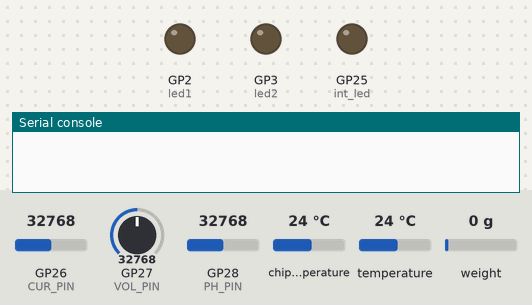
A program run on a simulated Raspberry Pi Pico running MicroPython. On the bench: output pins drawn as LEDs (lit = HIGH), the last lines printed to the serial console. Inputs (shaded band) come from the test bench; at power-on: GP26 (CUR_PIN) = 32768, GP27 (VOL_PIN) = 32768, GP28 (PH_PIN) = 32768, chip temperature 24 °C, temperature 24 °C, weight on the scale 0 g (analog values on the 0–65535 scale). WiFi joins after 1.5 s; web requests get an empty 200 reply after 0.4 s.

Above: at 0.1 s.
At 0.5 s:
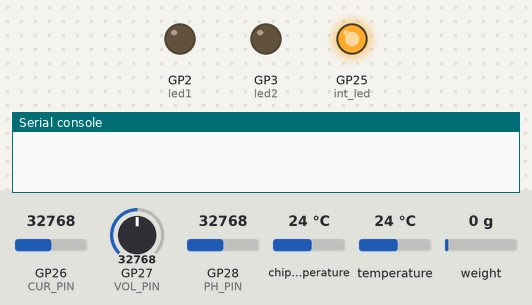
At 8.25 s:
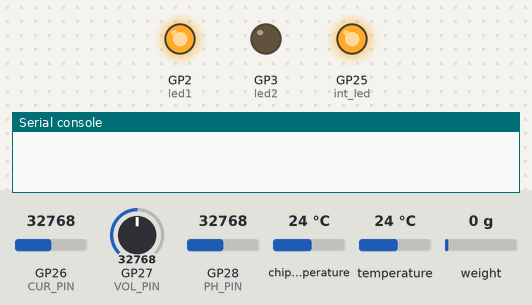
At 22.2 s:
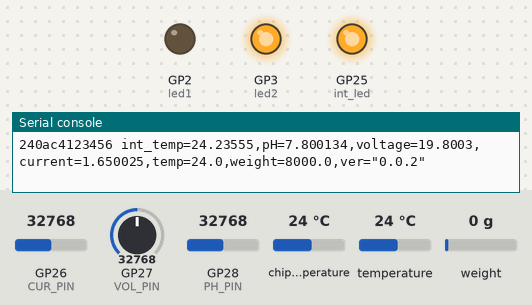
Timing chart, 0 to 23.7 s (numbered marks = the images above):
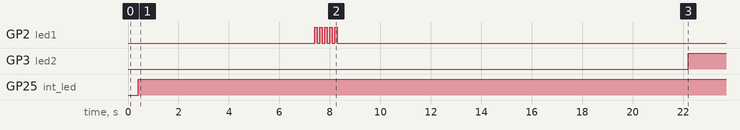

Measured:
- by itself, GP2 (led1): LOW → HIGH at 7.4 s, → LOW 0.10 s later, → HIGH 0.10 s later, → LOW 0.10 s later, … (10 changes in this stretch)
- by itself, GP3 (led2): LOW → HIGH at 22.2 s
- by itself, GP25 (int_led): LOW → HIGH at 0.40 s

The program:

RPIoTlogger.py
```python
import binascii
import time

import machine
import network
import requests
from hx711 import *

from config import *

app = "atsuyaw/RPIoTlogger"
ver = "0.0.2"

int_led = machine.Pin("LED", machine.Pin.OUT)

int_led.off()
led1.off()
led2.off()


def blink(led, sig, dur):
    for i in range(2 * sig):
        led.toggle()
        time.sleep(dur)


wlan = network.WLAN(network.STA_IF)


def connect():
    wlan.deinit()
    time.sleep(3)
    wlan.active(True)
    time.sleep(3)
    wlan.connect(ssid=SSID, key=PASSWORD)
    time.sleep(1)

    while not wlan.isconnected() and wlan.status() >= 0:
        blink(led1, 5, 0.1)
        print("Waiting to connect:")
        time.sleep(5)
    s = wlan.status()
    print(s)
    print(wlan.ifconfig())
    return s


def getMac():
    rawMac = wlan.config("mac")
    MAC = str(binascii.hexlify(rawMac), "utf-8")
    return MAC


MAC = getMac()


hx = hx711(machine.Pin(18), machine.Pin(19))
hx.set_power(hx711.power.pwr_up)
hx.set_gain(hx711.gain.gain_128)
hx.set_power(hx711.power.pwr_down)
hx711.wait_power_down()
hx.set_power(hx711.power.pwr_up)
hx711.wait_settle(hx711.rate.rate_10)


def get_raw_hx():
    raw_hx = hx.get_value()
    if raw_hx := hx.get_value_timeout(250000):
        return raw_hx
    if raw_hx := hx.get_value_noblock():
        return raw_hx


def avg(ins, lim, dur):
    r = []
    for i in range(lim):
        r.append(ins)
        time.sleep(dur)
    try:
        avg = sum(r) / len(r)
        return avg
    except IndexError:
        return


import ds18x20
import onewire


def get_onetemp(ins):
    ow = onewire.OneWire(ins)  #  1-Wire path
    ds = ds18x20.DS18X20(ow)  #  ds18x20 class instance
    roms = ds.scan()  #  64bit roms <class 'list'>
    try:
        rom = roms[0]  #  Set [0] because there is only DS18B20 for 1-Wire
        temp = ds.convert_temp()  #  Store temp datum in the scratchpad
        time.sleep(1)
        temp = ds.read_temp(rom)  #  Get Celsius temp
        return temp
    except IndexError:
        return None


def meas_adc(ins):
    volt = ins.read_u16() / 65535 * 3.3
    return volt


ENDPOINT = f"http://{REMOTE}/api/v2/write?orgID={ORG_ID}&bucket={BUCKET}"
HEADER = {
    "Authorization": f"Token {ACCESS_TOKEN}",
    "Content-Type": "text/plain; charset=utf-8",
    "Accept": "application/json",
}


def post(data):
    body = f"{MAC} {data}"
    print(body)
    res = requests.post(
        ENDPOINT, headers=HEADER, data=f"{body}", timeout=30
    )  #  API POST postAPI('temp',HOST','temp=35')
    code = res.status_code
    text = res.text
    res.close()
    if code >= 400:
        print(text)
        raise RuntimeError(code)
    else:
        return code


# TODO: Switch for behavior
# sw1.value() == 1

while True:
    int_led.on()
    led1.off()
    led2.off()
    while not wlan.isconnected():
        connect()
        time.sleep(5)

    if raw_int_temp := 27 - (meas_adc(INT_TEMP_PIN) - 0.706) / 0.001721:
        dec_int_temp = "int_temp=" + f"{avg(raw_int_temp, 5, 0.01)},"
    else:
        dec_int_temp = ""
    ph = avg(meas_adc(PH_PIN), 5, 0.1) * PH_COEFF + PH_BASE
    dec_ph = "pH=" + f"{ph},"
    vol = avg(meas_adc(VOL_PIN), 5, 0.1) * VOL_RES2 / (VOL_RES1 + VOL_RES2) * VOL_MAX
    dec_vol = "voltage=" + f"{vol},"
    cur = avg(meas_adc(CUR_PIN), 5, 0.1) * CUR_RES2 / (CUR_RES1 + CUR_RES2) * CUR_MAX
    dec_cur = "current=" + f"{cur},"
    if raw_temp := get_onetemp(ONETEMP_PIN):
        dec_temp = "temp=" + f"{avg(raw_temp, 5, 0)},"
    else:
        dec_temp = ""
    if raw_weight := get_raw_hx():
        weight = (get_raw_hx() * 0.00186277 + 1008.6124) / 1000
        dec_weight = "weight=" + f"{avg(raw_weight,5,0.1)},"
    else:
        dec_weight = ""

    data = (
        dec_int_temp
        + dec_ph
        + dec_vol
        + dec_cur
        + dec_temp
        + dec_weight
        # + f'app="{app}",'
        + f'ver="{ver}"'
    )
    try:
        post(data)
        led2.on()
    except RuntimeError as e:
        led1.on()
        print(e)
    except OSError as e:
        print(f"OSError: " + f"{e}")
        led1.on()
    finally:
        time.sleep(60)
```

config.py
```python
import machine

led1 = machine.Pin(2, machine.Pin.OUT)
led2 = machine.Pin(3, machine.Pin.OUT)
sw1 = machine.Pin(10, machine.Pin.IN, machine.Pin.PULL_UP)

INT_TEMP_PIN = machine.ADC(4)

PH_PIN = machine.ADC(28)  # for pH meas
PH_SPAN = 16  # max pH
PH_BASE = -1  # min pH
PH_REC_RANGE = 20 * pow(10, -3)  # mA
PH_SHUNT_RES = 150  # ohm
PH_COEFF = PH_SPAN / (PH_REC_RANGE * PH_SHUNT_RES)

VOL_PIN = machine.ADC(27)
VOL_RES1 = 6.6  # Part Res for vol meas
VOL_RES2 = 3.3
VOL_MAX = 36

CUR_PIN = machine.ADC(26)
CUR_RES1 = 6.6  # Part Res for vol meas
CUR_RES2 = 3.3
CUR_MAX = 3

ONETEMP_PIN = machine.Pin(22)

# Set secrets
SSID = ""
PASSWORD = ""

# InfluxDB
REMOTE = ""  # Host name and port
ORG_ID = ""
BUCKET = ""
ACCESS_TOKEN = ""
```
